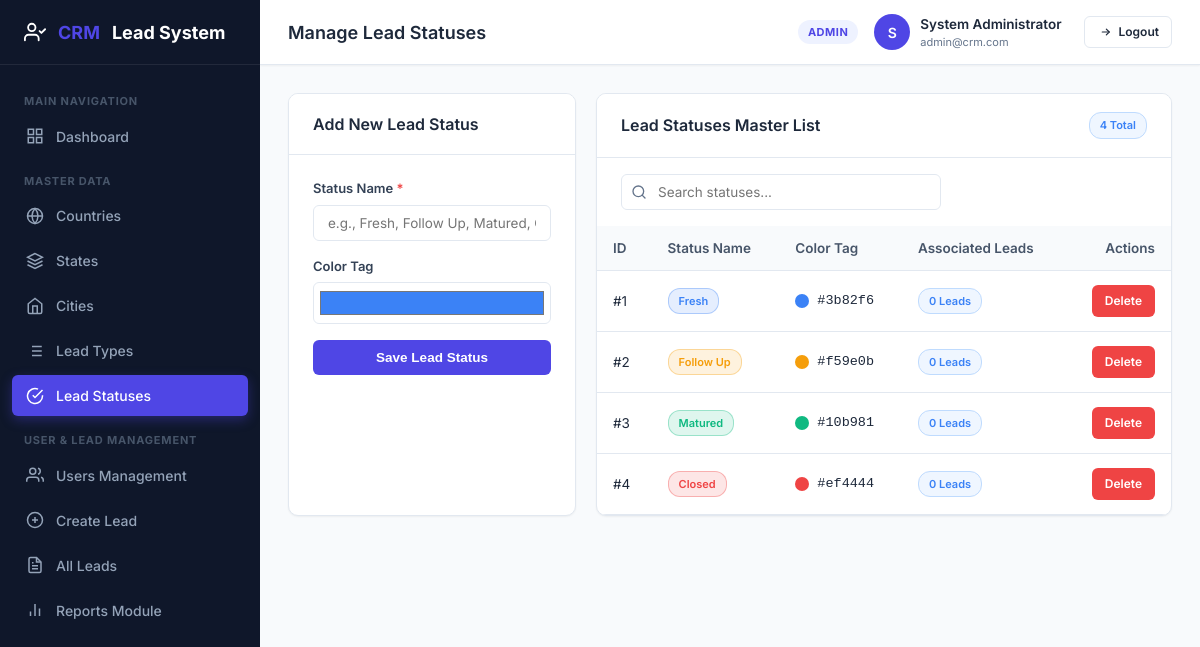
The app's page /admin/lead_statuses.php (signed in) with its own data.
### tables this page shows
CREATE TABLE IF NOT EXISTS `lead_statuses` (
    `id` INT AUTO_INCREMENT PRIMARY KEY,
    `status_name` VARCHAR(100) NOT NULL UNIQUE,
    `color_code` VARCHAR(10) DEFAULT '#6c757d',
    `created_at` DATETIME DEFAULT CURRENT_TIMESTAMP
);

### admin/lead_statuses.php (the view, shortened to what this page needs)
<?php
require_once __DIR__ . '/../includes/header.php';
$pdo = getDBConnection();
$statuses = $pdo->query("
    SELECT ls.*, COUNT(l.id) AS lead_count
    FROM lead_statuses ls
    LEFT JOIN leads l ON ls.id = l.lead_status_id
    GROUP BY ls.id
    ORDER BY ls.id ASC
")->fetchAll();
?>
<div class="form-grid" style="grid-template-columns: 1fr 2fr;">
    <div class="card">
        <div class="card-header">
            <h3 class="card-title">Add New Lead Status</h3>
        </div>
        <div class="card-body">
            <form action="" method="POST">
                <div class="form-group">
                    <label class="form-label" for="status_name">Status Name <span class="required">*</span></label>
                    <input type="text" id="status_name" name="status_name" class="form-control" placeholder="e.g., Fresh, Follow Up, Matured, Closed" required>
                </div>
                <div class="form-group">
                    <label class="form-label" for="color_code">Color Tag</label>
                    <input type="color" id="color_code" name="color_code" class="form-control" value="#3b82f6" style="height: 42px; padding: 4px;">
                </div>
                <button type="submit" class="btn btn-primary" style="width: 100%;">
                    Save Lead Status
                </button>
            </form>
        </div>
    </div>
    <div class="card">
        <div class="card-header">
            <h3 class="card-title">Lead Statuses Master List</h3>
            <span class="badge badge-fresh"><?php echo count($statuses); ?> Total</span>
        </div>
        <div class="card-body" style="padding: 0;">
            <div class="table-search-bar" style="padding: 16px 24px 0 24px;">
                <div class="search-input-wrap">
                    <svg xmlns="http://www.w3.org/2000/svg" width="16" height="16" viewBox="0 0 24 24" fill="none" stroke="currentColor" stroke-width="2" stroke-linecap="round" stroke-linejoin="round"><circle cx="11" cy="11" r="8"></circle><line x1="21" y1="21" x2="16.65" y2="16.65"></line></svg>
                    <input type="text" id="tableSearchInput" class="form-control" placeholder="Search statuses...">
                </div>
            </div>
            <div class="table-responsive">
                <table class="custom-table">
                    <thead>
                        <tr>
                            <th>ID</th>
                            <th>Status Name</th>
                            <th>Color Tag</th>
                            <th>Associated Leads</th>
                            <th class="text-right">Actions</th>
                        </tr>
                    </thead>
                    <tbody>
                        <?php if (empty($statuses)): ?>
                            <tr><td colspan="5" style="text-align: center; color: var(--text-muted);">No statuses defined.</td></tr>
                        <?php else: ?>
                            <?php foreach ($statuses as $st): ?>
                                <tr>
                                    <td>#<?php echo $st['id']; ?></td>
                                    <td>
                                        <span class="badge" style="background-color: <?php echo htmlspecialchars($st['color_code']); ?>22; color: <?php echo htmlspecialchars($st['color_code']); ?>; border: 1px solid <?php echo htmlspecialchars($st['color_code']); ?>55;">
                                            <?php echo htmlspecialchars($st['status_name']); ?>
                                        </span>
                                    </td>
                                    <td>
                                        <div style="display: flex; align-items: center; gap: 8px;">
                                            <span style="display: inline-block; width: 14px; height: 14px; border-radius: 50%; background-color: <?php echo htmlspecialchars($st['color_code']); ?>;"></span>
                                            <code><?php echo htmlspecialchars($st['color_code']); ?></code>
                                        </div>
                                    </td>
                                    <td><span class="badge badge-fresh"><?php echo $st['lead_count']; ?> Leads</span></td>
                                    <td class="text-right">
                                        <a href="?delete=<?php echo $st['id']; ?>" class="btn btn-sm btn-danger" onclick="return confirm('Are you sure you want to delete this status?');">
                                            Delete
                                        </a>
                                    </td>
                                </tr>
                            <?php endforeach; ?>
                        <?php endif; ?>
                    </tbody>
                </table>
            </div>
        </div>
    </div>
</div>
<?php require_once __DIR__ . '/../includes/footer.php'; ?>

### assets/css/style.css (style rules this page uses)
:root { --primary: #4f46e5; --primary-hover: #4338ca; --primary-light: #eef2ff; --secondary: #64748b; --success: #10b981; --success-light: #ecfdf5; --warning: #f59e0b; --warning-light: #fffbeb; --danger: #ef4444; --danger-light: #fef2f2; --info: #3b82f6; --info-light: #eff6ff; --bg-body: #f8fafc; --bg-card: #ffffff; --border-color: #e2e8f0; --text-main: #1e293b; --text-muted: #64748b; --text-white: #ffffff; --sidebar-bg: #0f172a; --sidebar-text: #94a3b8; --sidebar-active-bg: #1e293b; --sidebar-active-text: #ffffff; --sidebar-width: 260px; --topbar-height: 65px; --radius-sm: 6px; --radius-md: 10px; --radius-lg: 16px; --shadow-sm: 0 1px 2px 0 rgba(0, 0, 0, 0.05); --shadow-md: 0 4px 6px -1px rgba(0, 0, 0, 0.1), 0 2px 4px -1px rgba(0, 0, 0, 0.06); --shadow-lg: 0 10px 15px -3px rgba(0, 0, 0, 0.1), 0 4px 6px -2px rgba(0, 0, 0, 0.05); --transition: all 0.2s ease-in-out; }
* { margin: 0; padding: 0; box-sizing: border-box; }
body { font-family: 'Inter', system-ui, -apple-system, sans-serif; background-color: var(--bg-body); color: var(--text-main); line-height: 1.5; font-size: 14px; -webkit-font-smoothing: antialiased; }
a { color: var(--primary); text-decoration: none; transition: var(--transition); }
.card { background-color: var(--bg-card); border: 1px solid var(--border-color); border-radius: var(--radius-md); box-shadow: var(--shadow-sm); margin-bottom: 28px; overflow: hidden; }
.card-header { padding: 18px 24px; border-bottom: 1px solid var(--border-color); display: flex; align-items: center; justify-content: space-between; background-color: #ffffff; }
.card-title { font-size: 16px; font-weight: 600; color: var(--text-main); }
.card-body { padding: 24px; }
.btn { display: inline-flex; align-items: center; justify-content: center; gap: 8px; padding: 9px 18px; font-size: 13.5px; font-weight: 600; border-radius: var(--radius-sm); border: 1px solid transparent; cursor: pointer; transition: var(--transition); text-decoration: none; }
.btn-sm { padding: 6px 12px; font-size: 12px; }
.btn-primary { background-color: var(--primary); color: #ffffff; }
.btn-danger { background-color: var(--danger); color: #ffffff; }
.badge { display: inline-block; padding: 4px 10px; border-radius: 12px; font-size: 11px; font-weight: 600; }
.badge-fresh { background-color: var(--info-light); color: var(--info); border: 1px solid #bfdbfe; }
.form-grid { display: grid; grid-template-columns: repeat(auto-fit, minmax(280px, 1fr)); gap: 20px; }
.form-group { display: flex; flex-direction: column; gap: 6px; margin-bottom: 16px; }
.form-label { font-size: 13px; font-weight: 600; color: #334155; }
.form-label .required { color: var(--danger); }
.form-control, .form-select { width: 100%; padding: 9px 14px; font-size: 13.5px; font-family: inherit; color: var(--text-main); background-color: #ffffff; border: 1px solid var(--border-color); border-radius: var(--radius-sm); transition: var(--transition); }
.table-responsive { width: 100%; overflow-x: auto; }
.custom-table { width: 100%; border-collapse: collapse; text-align: left; font-size: 13.5px; }
.custom-table th { background-color: #f8fafc; color: #475569; font-weight: 600; padding: 12px 16px; border-bottom: 1px solid var(--border-color); white-space: nowrap; }
.custom-table td { padding: 14px 16px; border-bottom: 1px solid var(--border-color); color: var(--text-main); vertical-align: middle; }
.table-search-bar { display: flex; justify-content: space-between; align-items: center; margin-bottom: 16px; gap: 16px; }
.search-input-wrap { position: relative; max-width: 320px; width: 100%; }
.search-input-wrap input { padding-left: 36px; }
.search-input-wrap svg { position: absolute; left: 10px; top: 50%; transform: translateY(-50%); color: var(--text-muted); }
.text-right { text-align: right; }

### records on screen
lead_statuses: id "1", status_name "Fresh", color_code "#3b82f6", lead_count "0"
lead_statuses: id "2", status_name "Follow Up", color_code "#f59e0b", lead_count "0"
lead_statuses: id "3", status_name "Matured", color_code "#10b981", lead_count "0"
lead_statuses: id "4", status_name "Closed", color_code "#ef4444", lead_count "0"

### other values on screen
$pageTitle "Manage Lead Statuses"
$currentUser['role_name'] "ADMIN"
substr($currentUser['name'], 0, 1) "S"
$currentUser['name'] "System Administrator"
$currentUser['email'] "admin@crm.com"
count($statuses) "4"
